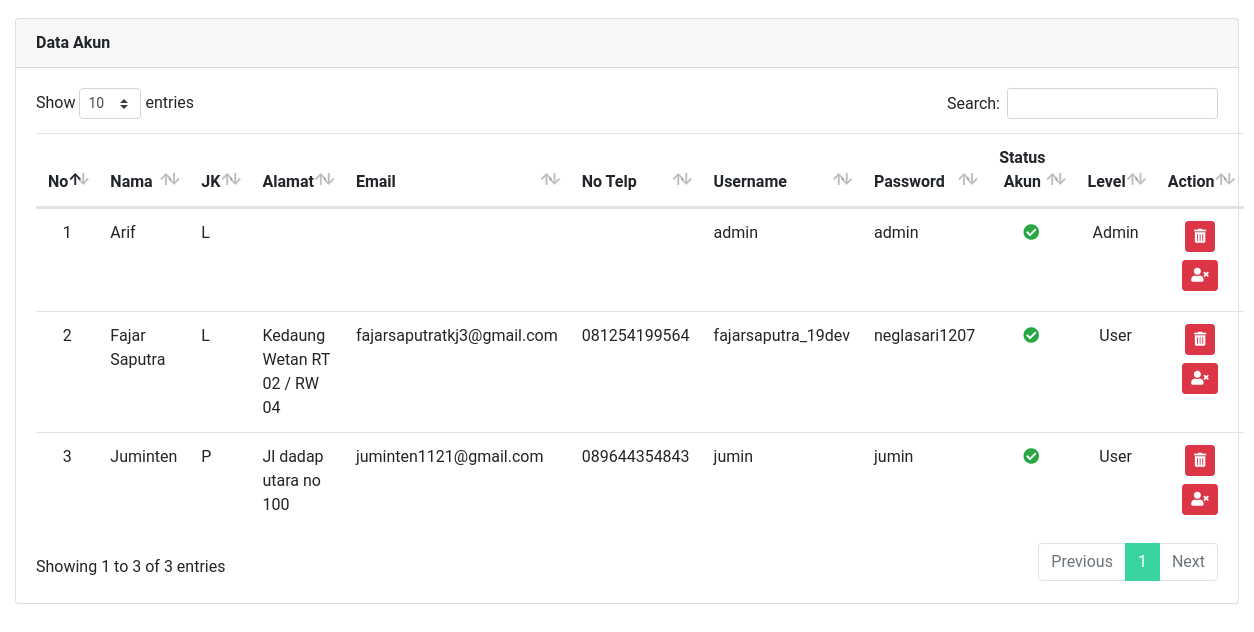
Page /admin/?page=data_akun (signed in) on the committed database.
### tables this page shows
CREATE TABLE `user` (
  `id` int(11) NOT NULL,
  `nama` char(50) NOT NULL,
  `jenis_kelamin` enum('L','P') NOT NULL,
  `alamat` text NOT NULL,
  `no_telpon` varchar(200) NOT NULL,
  `email` varchar(200) NOT NULL,
  `username` char(200) NOT NULL,
  `password` char(200) NOT NULL,
  `status_akun` enum('Aktif','Tidak Aktif') NOT NULL,
  `level` enum('Admin','User') NOT NULL
);

### admin/template/page/menu/data_akun.php (the view, shortened to what this page needs)
<div class="batas">
    <div class="card">
        <div class="card-header">
            <b>Data Akun</b>
        </div>
        <div class="card-body">
            <table class="table datatable table-responsive-sm table-responsive-lg table-hover">
                <thead>
                    <tr>
                        <th class="text-center">No</th>
                        <th>Nama</th>
                        <th>JK</th>
                        <th>Alamat</th>
                        <th>Email</th>
                        <th>No Telp</th>
                        <th>Username</th>
                        <th>Password</th>
                        <th class="text-center">Status Akun</th>
                        <th class="text-center">Level</th>
                        <th class="text-center">Action</th>
                    </tr>
                </thead>
                <tbody>
                    <?php
                        $no = 1;
                        $get_data_user = mysqli_query($koneksi, "SELECT * FROM user");
                        while($data = mysqli_fetch_object($get_data_user)):
                    ?>
                        <tr>
                            <td class="text-center"><?= $no++; ?></td>
                            <td><?= $data->nama; ?></td>
                            <td><?= $data->jenis_kelamin; ?></td>
                            <td><?= $data->alamat; ?></td>
                            <td><?= $data->email; ?></td>
                            <td><?= $data->no_telpon; ?></td>
                            <td><?= $data->username; ?></td>
                            <td><?= $data->password; ?></td>
                            <td class="text-center">
                                <?php
                                    if($data->status_akun == "Aktif")
                                    {
                                        echo '<em class="fas fa-check-circle text-success"></em>';
                                    }
                                    elseif($data->status_akun == "Tidak Aktif")
                                    {
                                        echo '<em class="fas fa-times-circle text-danger"></em>';
                                    }
                                ?>
                            </td>
                            <td class="text-center"><?= $data->level; ?></td>
                            <td class="text-center">
                                <a href="" class="btn btn-danger btn-sm mb-2">
                                    <em class="fas fa-trash-alt"></em>
                                </a>
                                <a href="" class="btn btn-danger btn-sm mb-2">
                                    <em class="fas fa-user-times"></em>
                                </a>
                            </td>
                        </tr>
                    <?php endwhile; ?>
                </tbody>
            </table>
        </div>
    </div>
</div>

### admin/index.php (shortened to what this page needs)
<!DOCTYPE html>
<html lang="en">
<head>
    <link rel="stylesheet" href="../assets/css/bootstrap.min.css">
    <link rel="stylesheet" href="../assets/fontawesome-free/css/all.min.css">
    <link rel="stylesheet" href="../assets/datatables-bs4/css/dataTables.bootstrap4.min.css">
    <link rel="stylesheet" href="../assets/bootstrap-datepicker/dist/css/bootstrap-datepicker.min.css">
</head>
<body>
    <div class="mt-2">
        <div class="container-fluid">
            <?php require 'template/page/page.php';?>
        </div>
    </div>
</body>
</html>

### admin/template/page/page.php
<?php
    if(empty($_GET['page']))
    {
        require 'menu/home.php';
    }
    elseif($_GET['page'] == "data_akun")
    {
        require 'menu/data_akun.php';
    }
    elseif($_GET['page'] == "add_jenlau")
    {
        require 'menu/tambah_jenis_laundry.php';
    }
    elseif($_GET['page'] == "add_jenpak")
    {
        require 'menu/tambah_jenis_pakaian.php';
    }
    elseif($_GET['page'] == "report")
    {
        require 'menu/laporan.php';
    }
    elseif($_GET['page'] == "data_order")
    {
        require 'menu/data_order.php';
    }
    elseif($_GET['page'] == "kon_transfer")
    {
        require 'menu/konfirmasi_transfer.php';
    }
    elseif($_GET['page'] == "profile")
    {
        require 'menu/profile.php';
    }
?>

### admin/index.php (style rules this page uses)
.batas { padding: 10px 0; }

### rows in the picture
user: nama "Arif", jenis_kelamin "L", username "admin", password "admin", status_akun "Aktif" (drawn), level "Admin"
user: nama "Fajar Saputra", jenis_kelamin "L", alamat "Kedaung Wetan RT 02 / RW 04", email "fajarsaputratkj3@gmail.com", no_telpon "081254199564", username "fajarsaputra_19dev", password "neglasari1207", status_akun "Aktif" (drawn), level "User"
user: nama "Juminten", jenis_kelamin "P", alamat "Jl dadap utara no 100", email "juminten1121@gmail.com", no_telpon "089644354843", username "jumin", password "jumin", status_akun "Aktif" (drawn), level "User"
